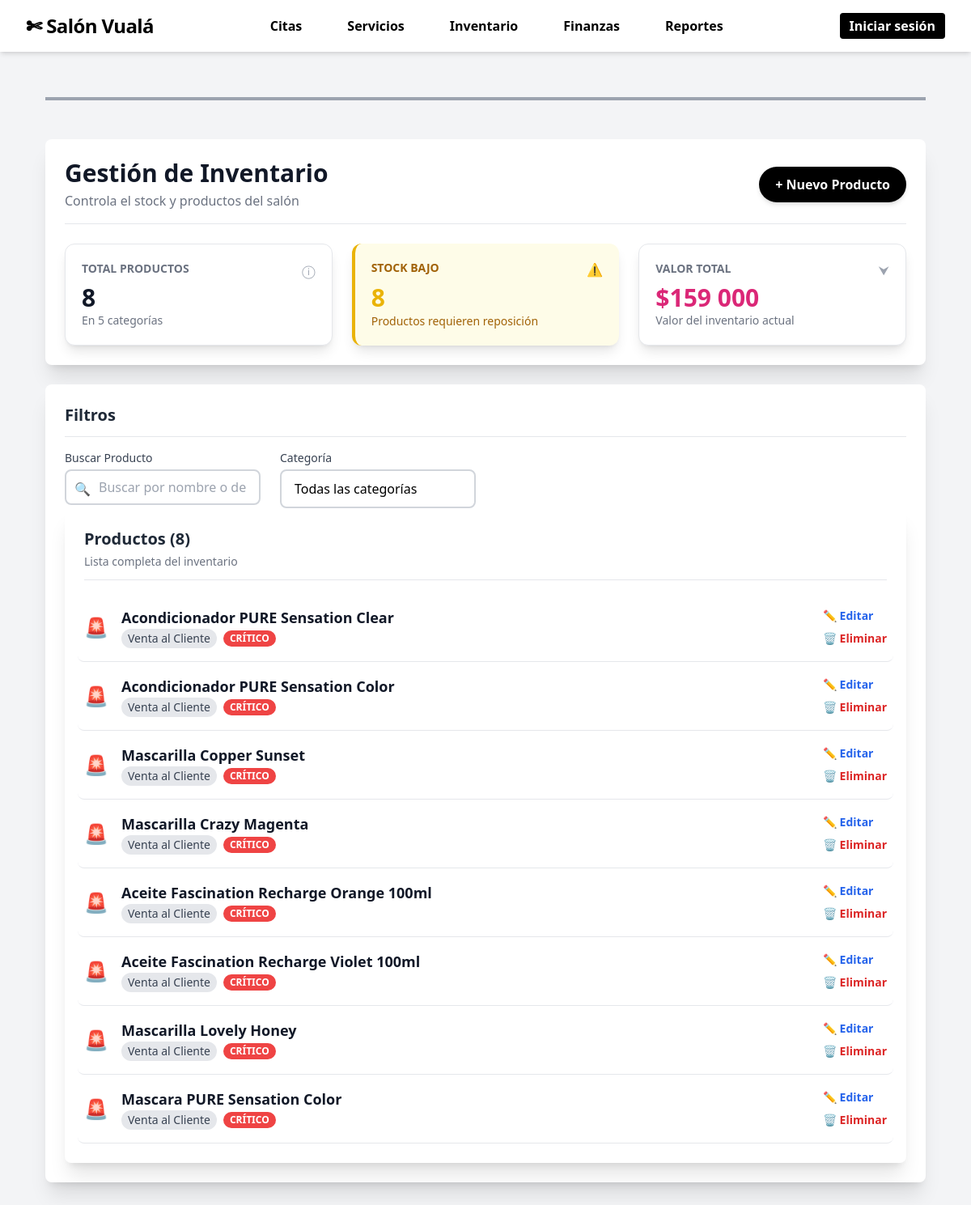
The app's page /inventario/ with its own data.
### inventario/models.py (models this page shows, shortened)
class Producto(models.Model):
    TIPO_CHOICES = [
        ("venta", "Venta al Cliente"),
        ("insumo", "Consumo Interno"),
    ]
    CATEGORIA_CHOICES = [
        ("shampoo", "Shampoo"),
        ("acondicionador", "Acondicionador"),
        ("mascarilla", "Mascarilla / Máscara"),
        ("aceite", "Aceite / Aceite"),
        ("otros", "Otros"),
    ]
    nombre = models.CharField(max_length=100)
    descripcion = models.TextField(blank=True)
    tipo = models.CharField(max_length=10, choices=TIPO_CHOICES, default="venta")
    categoria = models.CharField(
        max_length=20,
        choices=CATEGORIA_CHOICES,
        default="otros"
    )
    precio = models.PositiveIntegerField(default=0)
    stock = models.PositiveIntegerField(default=0)
    stock_minimo = models.PositiveIntegerField(default=5)
    codigo_barra = models.CharField(max_length=50, unique=True)
    unidad = models.CharField(max_length=20, default="und")
    imagen = models.ImageField(upload_to="productos/", blank=True, null=True)

### inventario/views.py (the view)
# urls.py: path('inventario/', include('inventario.urls')),
def inventario(request):
    productos = Producto.objects.all()
    search = request.GET.get("search", "").strip()
    category = request.GET.get("category", "").strip()
    if search:
        productos = productos.filter(
            Q(nombre__icontains=search) |
            Q(descripcion__icontains=search)
        )
    if category:
        productos = productos.filter(categoria=category)
    total_productos = productos.count()
    stock_bajo = productos.filter(stock__lte=F('stock_minimo')).count()
    valor_total = sum(p.precio * p.stock for p in productos)
    return render(request, 'inventario/inventario.html', {
        'productos': productos,
        'total_productos': total_productos,
        'stock_bajo': stock_bajo,
        'valor_total': valor_total,
        'search': search,
        'category': category,
    })

### inventario/templates/inventario/inventario.html (shortened to what this page needs)
{% extends "inicio/base_dashboard.html" %}
{% load humanize %}
{% block content %}
<div class="min-h-screen bg-gray-100 p-4 sm:p-6 lg:p-8">
    <div class="max-w-7xl mx-auto">
        <div class="max-w-7xl mx-auto pt-6 mb-6 border-t-4 border-gray-400"></div>
        <div class="bg-white shadow-xl rounded-lg p-6 mb-6">
            <div class="flex justify-between items-start sm:items-center mb-4 border-b pb-4">
                <div>
                    <h1 class="text-3xl font-extrabold text-gray-900">Gestión de Inventario</h1>
                    <p class="text-base text-gray-500 mt-1">Controla el stock y productos del salón</p>
                </div>
                <a href="{% url 'agregar_producto_form' %}"
   class="bg-black text-white px-5 py-2.5 rounded-full font-semibold text-base mt-3 sm:mt-0 hover:bg-pink-500 transition-all duration-300 shadow-md hover:shadow-lg">
    + Nuevo Producto
</a>
            </div>
            <div class="grid grid-cols-1 md:grid-cols-3 gap-6 mt-6">
                <div class="bg-white border border-gray-200 p-5 rounded-xl shadow-lg flex flex-col justify-between">
                    <div class="flex justify-between items-start">
                        <h3 class="text-gray-500 font-semibold uppercase text-sm">Total Productos</h3>
                        <span class="text-gray-400 cursor-pointer hover:text-gray-600">ⓘ</span>
                    </div>
                   <p class="text-3xl font-extrabold text-gray-900 mt-1">{{ total_productos }}</p>
                    <p class="text-sm text-gray-500">En 5 categorías</p>
                </div>
                <div class="bg-yellow-50 border-l-4 border-yellow-500 p-5 rounded-xl shadow-lg flex flex-col justify-between">
                    <div class="flex justify-between items-start">
                        <h3 class="text-yellow-700 font-semibold uppercase text-sm">Stock Bajo</h3>
                        <span class="text-yellow-500 cursor-pointer hover:text-yellow-700">⚠️</span>
                    </div>
                    <p class="text-3xl font-extrabold text-yellow-500 mt-1">{{ stock_bajo }}</p>
                    <p class="text-sm text-yellow-700">Productos requieren reposición</p>
                </div>
                <div class="bg-white border border-gray-200 p-5 rounded-xl shadow-lg flex flex-col justify-between">
                    <div class="flex justify-between items-start">
                        <h3 class="text-gray-500 font-semibold uppercase text-sm">Valor Total</h3>
                        <span class="text-gray-400 cursor-pointer hover:text-gray-600">⮟</span>
                    </div>
                    <p class="text-3xl font-extrabold text-pink-600 mt-1">
    ${{ valor_total|intcomma }}
</p>
                    <p class="text-sm text-gray-500">Valor del inventario actual</p>
                </div>
            </div>
        </div>
        <div class="bg-white shadow-xl rounded-lg p-6 mb-6">
            <h2 class="text-xl font-bold text-gray-800 mb-4 border-b pb-3">Filtros</h2>
            <div class="grid grid-cols-1 sm:grid-cols-2 gap-6">
    <form method="GET">
        <div class="grid grid-cols-1 sm:grid-cols-2 gap-6">
            <div>
                <label for="search" class="block text-sm font-medium text-gray-700 mb-1">Buscar Producto</label>
                <div class="relative">
                    <input type="text"
                           id="search"
                           name="search"
                           placeholder="Buscar por nombre o descripción..."
                           value="{{ request.GET.search|default:'' }}"
                           class="w-full border-2 border-gray-300 focus:border-pink-500 focus:ring-pink-500 rounded-lg pl-10 pr-4 py-2 transition duration-150 ease-in-out">
                    <span class="absolute left-3 top-3 text-gray-400">🔍</span>
                </div>
            </div>
            <div>
                <label for="category" class="block text-sm font-medium text-gray-700 mb-1">Categoría</label>
<select id="category"
        name="category"
        class="w-full border-2 border-gray-300 focus:border-pink-500 focus:ring-pink-500 rounded-lg px-4 py-2.5 appearance-none bg-white transition duration-150 ease-in-out"
        onchange="this.form.submit()">
    <option value="">Todas las categorías</option>
</select>
            </div>
        </div>
    </form>
</div>
        <div class="bg-white shadow-xl rounded-lg p-6">
<h2 class="text-xl font-bold text-gray-800 mb-1">Productos ({{ productos.count }})</h2>
<p class="text-sm text-gray-500 mb-4 border-b pb-3">Lista completa del inventario</p>
{% for p in productos %}
<div class="flex justify-between items-center py-4 border-b hover:bg-gray-50 transition duration-200 px-2 -mx-2 rounded-lg">
    <div class="flex items-center space-x-4">
        {% if p.stock <= p.stock_minimo %}
            <span class="text-2xl text-red-500">🚨</span>
        {% elif p.stock <= p.stock_minimo|add:3 %}
            <span class="text-2xl text-yellow-500">📦</span>
        {% else %}
            <span class="text-2xl text-green-500">✅</span>
        {% endif %}
        <div>
            <p class="font-semibold text-lg text-gray-900">{{ p.nombre }}</p>
            <div class="flex space-x-2 items-center text-sm">
                <span class="bg-gray-200 text-gray-700 px-2 py-0.5 rounded-full font-medium">{{ p.get_tipo_display }}</span>
                {% if p.stock <= p.stock_minimo %}
                    <span class="bg-red-500 text-white px-2 py-0.5 rounded-full font-bold uppercase text-xs">Crítico</span>
                {% elif p.stock <= p.stock_minimo|add:3 %}
                    <span class="bg-yellow-500 text-white px-2 py-0.5 rounded-full font-bold uppercase text-xs">Bajo</span>
                {% else %}
                    <span class="bg-green-500 text-white px-2 py-0.5 rounded-full font-bold uppercase text-xs">Alto</span>
                {% endif %}
            </div>
        </div>
    </div>
    <div class="flex flex-col space-y-2 text-sm">
        <a href="{% url 'editar_producto' p.id %}"
           class="text-blue-600 hover:text-blue-800 font-semibold transition">
           ✏️ Editar
        </a>
        <a href="{% url 'eliminar_producto' p.id %}"
           class="text-red-600 hover:text-red-800 font-semibold transition"
           onclick="return confirm('¿Seguro que deseas eliminar este producto?');">
           🗑️ Eliminar
        </a>
    </div>
</div>
{% empty %}
<div class="text-center py-10 text-gray-500">
    No hay productos registrados aún.
</div>
{% endfor %}
    </div>
</div>
{% endblock %}

### inicio/templates/inicio/base_dashboard.html (shortened to what this page needs)
{% load static %}
<!DOCTYPE html>
<html lang="es">
<head>
    <script src="https://cdn.tailwindcss.com"></script>
</head>
<body class="bg-gray-100">
    {% include "inicio/navbar.html" %}
    <main class="pt-6 px-6">
        {% block content %}
        {% endblock %}
    </main>
</body>
</html>

### inicio/templates/inicio/navbar.html (shortened to what this page needs)
{% load static %}
<nav class="bg-white text-black shadow-md">
    <div class="max-w-7xl mx-auto px-4 sm:px-6 lg:px-8">
        <div class="flex justify-between h-16 items-center gap-12">
            <div class="flex-shrink-0 flex items-center">
                <a href="{% url 'dashboard' %}" class="text-2xl font-bold tracking-tight hover:text-pink-400 transition-colors">
                   ✄ Salón Vualá
                </a>
            </div>
            <div class="hidden md:flex md:items-center space-x-6">
<div class="hidden md:flex md:items-center space-x-6">
    <a href="{% url 'citas' %}" class="hover:text-white hover:bg-black font-bold rounded-md px-4 py-2 transition-colors">Citas</a>
    <a href="{% url 'lista_servicios' %}" class="hover:text-white hover:bg-black font-bold rounded-md px-4 py-2 transition-colors">Servicios</a>
    <a href="{% url 'inventario' %}" class="hover:text-white hover:bg-black font-bold rounded-md px-4 py-2 transition-colors">Inventario</a>
    <a href="{% url 'finanzas' %}" class="hover:text-white hover:bg-black font-bold rounded-md px-4 py-2 transition-colors">Finanzas</a>
    <a href="{% url 'reportes' %}" class="hover:text-white hover:bg-black font-bold rounded-md px-4 py-2 transition-colors">Reportes</a>
</div>
            </div>
            <div class="hidden md:flex md:items-center">
                {% if request.user.is_authenticated %}
                    <span class="mr-4 text-gray-800 font-medium">Hola, {{ request.user.first_name|default:request.user.username }}</span>
                    <a href="{% url 'logout_usuario' %}" class="bg-red-500 text-white px-3 py-1 rounded hover:bg-red-600 transition-colors">Cerrar sesión</a>
                {% else %}
                    <a href="" class="bg-black text-white font-bold px-3 py-1 rounded hover:bg-pink-400 transition-colors">Iniciar sesión</a>
                {% endif %}
            </div>
        </div>
    </div>
</nav>

### records on screen
Producto: nombre "Acondicionador PURE Sensation Clear", tipo "Venta al Cliente", stock "CRÍTICO"
Producto: nombre "Acondicionador PURE Sensation Color", tipo "Venta al Cliente", stock "CRÍTICO"
Producto: nombre "Mascarilla Copper Sunset", tipo "Venta al Cliente", stock "CRÍTICO"
Producto: nombre "Mascarilla Crazy Magenta", tipo "Venta al Cliente", stock "CRÍTICO"
Producto: nombre "Aceite Fascination Recharge Orange 100ml", tipo "Venta al Cliente", stock "CRÍTICO"
Producto: nombre "Aceite Fascination Recharge Violet 100ml", tipo "Venta al Cliente", stock "CRÍTICO"
Producto: nombre "Mascarilla Lovely Honey", tipo "Venta al Cliente", stock "CRÍTICO"
Producto: nombre "Mascara PURE Sensation Color", tipo "Venta al Cliente", stock "CRÍTICO"

### other values on screen
{{ total_productos }} "8"
{{ stock_bajo }} "8"
{{ valor_total|intcomma }} "159 000"
{{ productos.count }} "8"
